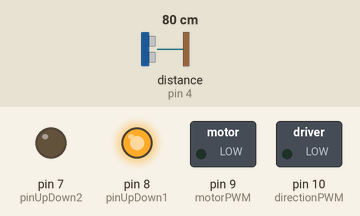
The sketch below on a simulated Arduino Uno, built with avr-gcc and run on an emulated ATmega328P. Parts: switched loads named in the sketch (green lamp = pin HIGH), output pins drawn as LEDs (lit = HIGH). The inputs (shaded band) are chosen by the test bench; at power-on: distance to the obstacle (sensor on pin 4) 80 cm. The echo pulse lasts 58.3 µs per cm.

Above: at 1.2 s.
1.3 s: distance to the obstacle (sensor on pin 4) set to 32 cm
2.8 s: distance to the obstacle (sensor on pin 4) set to 28 cm
At 3.3 s:
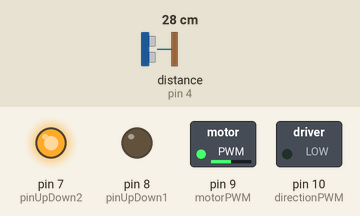
4.3 s: distance to the obstacle (sensor on pin 4) set to 35 cm
At 5.5 s:
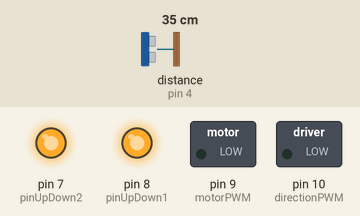
5.8 s: distance to the obstacle (sensor on pin 4) set to 2 cm
At 6.8 s:
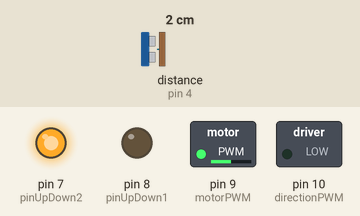
7.3 s: distance to the obstacle (sensor on pin 4) set to 60 cm
At 8.0 s:
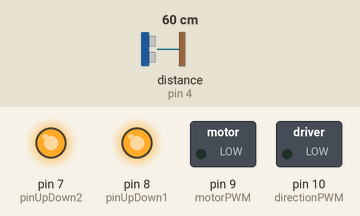
Timing chart, 0 to 9.8 s (numbered marks = the images above; inputs shaded):
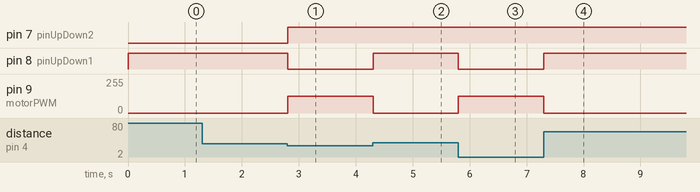

Measured:
- the behaviour switches between 30 and 29 cm on distance to the obstacle (sensor on pin 4) (found by bisection; images 0 and 1)
- after the input at 1.3 s, every drawn part: stays the same
- after the input at 2.8 s, pin 7 (pinUpDown2): LOW → HIGH at once; pin 8 (pinUpDown1): HIGH → LOW at once; pin 9 (motorPWM): 0/255 → 127/255 at once
- after the input at 4.3 s, pin 8 (pinUpDown1): LOW → HIGH at once; pin 9 (motorPWM): 127/255 → 0/255 at once
- after the input at 5.8 s, pin 8 (pinUpDown1): HIGH → LOW at once; pin 9 (motorPWM): 0/255 → 127/255 at once
- after the input at 7.3 s, pin 8 (pinUpDown1): LOW → HIGH at once; pin 9 (motorPWM): 127/255 → 0/255 at once

The sketch:

Arduino_pro_car.ino
```cpp
#include <Ultrasonic.h>

#define pinUpDown1 8
#define pinUpDown2 7
#define motorPWM 9

#define pinLeftRight1 11
#define pinLeftRight2 12
#define directionPWM 10

#define pinTrigger 6
#define pinEcho 7

#define pino_trigger 3
#define pino_echo 4

/*
 * Leitura do bluetooth e parsing:
 *  funcao le do buffer provindo do bluetooth
 *  e retorna um char, correspondente a funcao
 *  e escreve o valor recebido no parametro commandValue
 */

char bluetoothParsing(long int * commandValue) {
  static String _auxStr = "";
  char _commandChar = 0, _auxChar;
  //  int _commandValue = 0;

  if (Serial.available()) {
    _auxChar = Serial.read();

    if (_auxChar != '*') {
      _auxStr = String(_auxStr + _auxChar);
    } else {
      _commandChar = _auxStr.charAt(0);
      _auxStr = _auxStr.substring(1);
      *commandValue = _auxStr.toInt();
      _auxStr = "";
    }
  }
  return (_commandChar);
}

/*
 * Funcao de selecao de velocidade
 *  escreve um sinal PWM na saida
 *  correspondente ao controle da
 *  ponte H para velocidade do motor
 */

void speedSelect(unsigned char dir, unsigned int value) {
  if (value == 0 ) {
    digitalWrite(pinUpDown1, HIGH);
    digitalWrite(pinUpDown2, HIGH);
  } else {
    digitalWrite(pinUpDown1, dir);
    digitalWrite(pinUpDown2, 1 ^ dir);
  }
  analogWrite(motorPWM, value);
}

/*
 * Funcao de selecao de direcao
 *  escreve um sinal PWM na saida
 *  correspondente ao controle da
 *  ponte H para direcao do carro
 */

void directionSelect(unsigned char dir, unsigned int value) {
  if (value == 0) {
    digitalWrite(pinLeftRight1, HIGH);
    digitalWrite(pinLeftRight2, HIGH);
  } else {
    digitalWrite(pinLeftRight1, dir);
    digitalWrite(pinLeftRight2, 1 ^ dir);
  }
  analogWrite(directionPWM, value);
}

/*
 * Inicializacao das portas do arduino
 */

void setup() {
  Serial.begin(38400);

  pinMode(pinUpDown1, OUTPUT); // Sentido de rotacao do motor de tracao
  pinMode(pinUpDown2, OUTPUT);
  pinMode(pinLeftRight1, OUTPUT); // Sentido de rotacao da solenoide de direcao
  pinMode(pinLeftRight2, OUTPUT);
  pinMode(motorPWM, OUTPUT);    // Intensidade do motor de tracao
  pinMode(directionPWM, OUTPUT); // Intensidade da solenoide de direcao

  digitalWrite(pinUpDown1, HIGH); // Estado padrao do motor de tracao, para frente
  digitalWrite(pinUpDown2, LOW);
  analogWrite(motorPWM, 0);

  digitalWrite(pinLeftRight1, LOW); // Estado padrao da direcao, endireitado
  digitalWrite(pinLeftRight2, LOW);
  analogWrite(directionPWM, 0);

  //carControlState = OCIOSO;

}

/*
 * Loop principal:
 *  Selecao das funcoes lidas do bluetooth e
 * chamadas das funcoes de controle de velocidade
 * e direcao
 */

void loop() {
  static char opSelect = 0;  // Selecao de comando
  static long int pwmValue = 0; // Valor lido do bluetooth
  static Ultrasonic ultrasom(pino_trigger, pino_echo); // Objeto do sensor ultrasonico
  static long dist; // Distancia lida
  static char flagDist = 0; // Flag para recuo do carrinho

  dist = ultrasom.Ranging(CM);

  opSelect = bluetoothParsing(&pwmValue);

  if (dist < 30 ) {
    speedSelect(0, 127);
    flagDist = 1;
  } else if (dist >= 30 && flagDist ) {
    speedSelect(1, 0);
    flagDist = 0;
  }

  if (opSelect == 'F') { // Sentido Frente "Foward"
    speedSelect(1, pwmValue);
  } else if (opSelect == 'B') { // Sentido Tras "Backward"
    speedSelect(0, pwmValue);
  } else if (opSelect == 'L') { // Sentido Esquerda "Left"
    directionSelect(1, pwmValue);
  } else if (opSelect == 'R') { // Sentido Direita "Right"
    directionSelect(0, pwmValue);
  }
  opSelect = 0; // Zera leitura de caracter
  pwmValue = 0; // Zera leitura de valor

}
```
